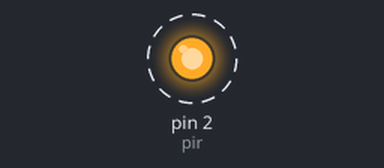
A sketch run on a simulated Arduino Uno, built with avr-gcc and run on an emulated ATmega328P. On the bench: output pins drawn as LEDs (lit = HIGH). Dashed ring = blinking.

Above: at 0.5 s.
Timing chart, 0 to 4.6 s (numbered marks = the images above):
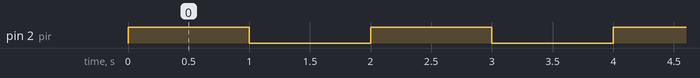

The sketch:

stunning_elzing1__1_.ino
```cpp
#define pir 2

void setup()
{
  pinMode(pir, OUTPUT);
  Serial.begin(9600);
}

void loop()
{
  digitalWrite(pir, HIGH);
  delay(1000); // Wait for 1000 millisecond(s)
  digitalWrite(pir, LOW);
  delay(1000); // Wait for 1000 millisecond(s)
}
```

Measured:
- by itself, pin 2 (pir): alternates HIGH for 1.0 s and LOW for 1.0 s
